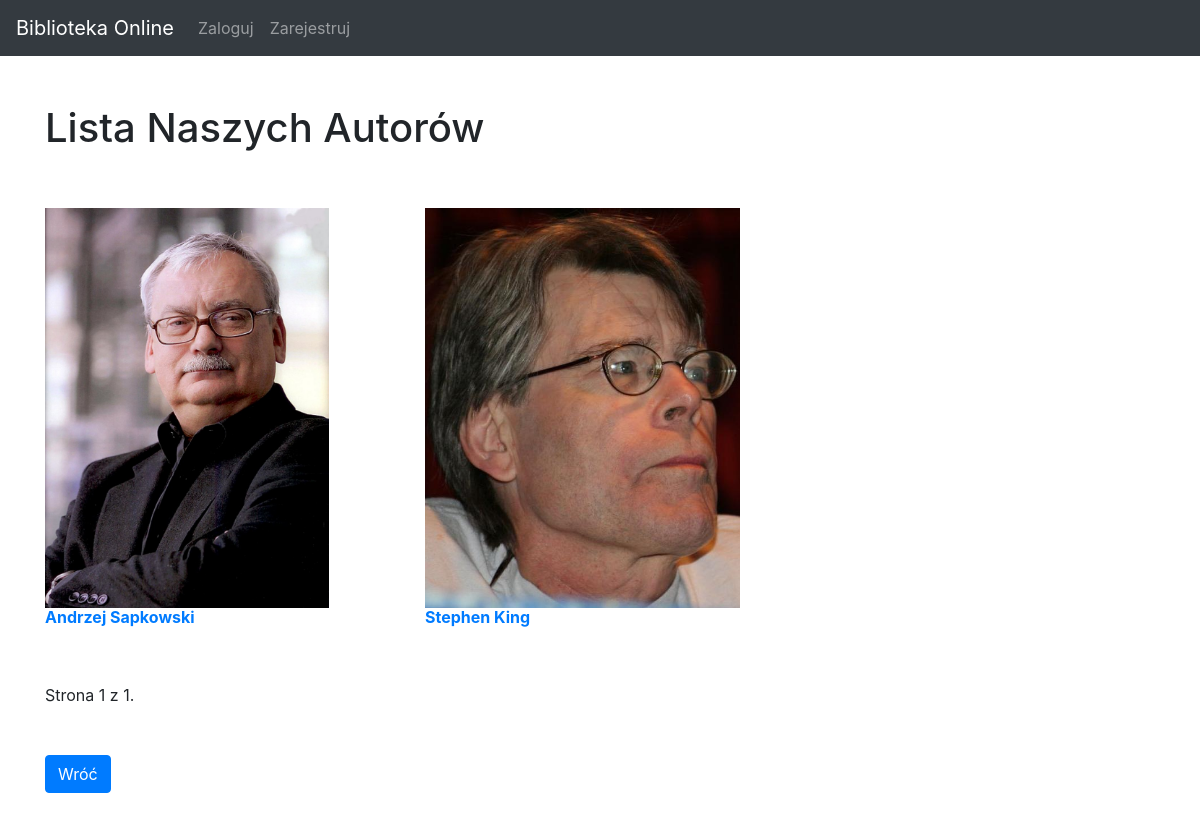
/books/authors_list/, run on the app's committed database.
### books/models.py (models this page shows, shortened)
class Author(models.Model):
    first_name = models.CharField(max_length=50)
    last_name = models.CharField(max_length=50)
    description = models.TextField(max_length=500, blank=True, null=True)
    image = models.ImageField(null=True, blank=True)
    @property
    def imageURL(self):
        try:
            url = self.image.url
        except:
            url = ''
        return url

### books/views.py (the view)
# urls.py: path('authors_list/', AuthorList.as_view(), name='author_list'),
class AuthorList(ListView):
    paginate_by = 4
    model = Author
    template_name = 'books/author_list.html'

### books/templates/books/author_list.html (shortened to what this page needs)
{% extends 'books/base.html' %}
{% block content %}
<h1>Lista Naszych Autorów</h1>
<br>
<br>
<div class="row">
    {% for author in object_list %}
        <br>
        <div class="col-lg-4">
            <img class="thumbnail" src="{{ author.imageURL }}" width="auto" height="400">
            <div class="box-element author">
                <h6><strong><a href="{% url 'books:author_details' author.pk %}">{{ author.first_name }} {{ author.last_name }}</a></strong></h6>
            </div>
        </div>
    {% endfor %}
</div>
<br>
<br>
<div class="pagination">
    <span class="step-links">
        <span class="current">
            Strona {{ page_obj.number }} z {{ page_obj.paginator.num_pages }}.
        </span>
    </span>
</div>
<br>
<br>
<a href="{% url 'books:home' %}" class="btn btn-primary">Wróć</a>
<br>
<br>
{% endblock %}

### data on the page
Author: imageURL (picture), first_name "Andrzej", last_name "Sapkowski"
Author: imageURL (picture), first_name "Stephen", last_name "King"

### other printed values
{{ page_obj.number }} "1"
{{ page_obj.paginator.num_pages }} "1"
